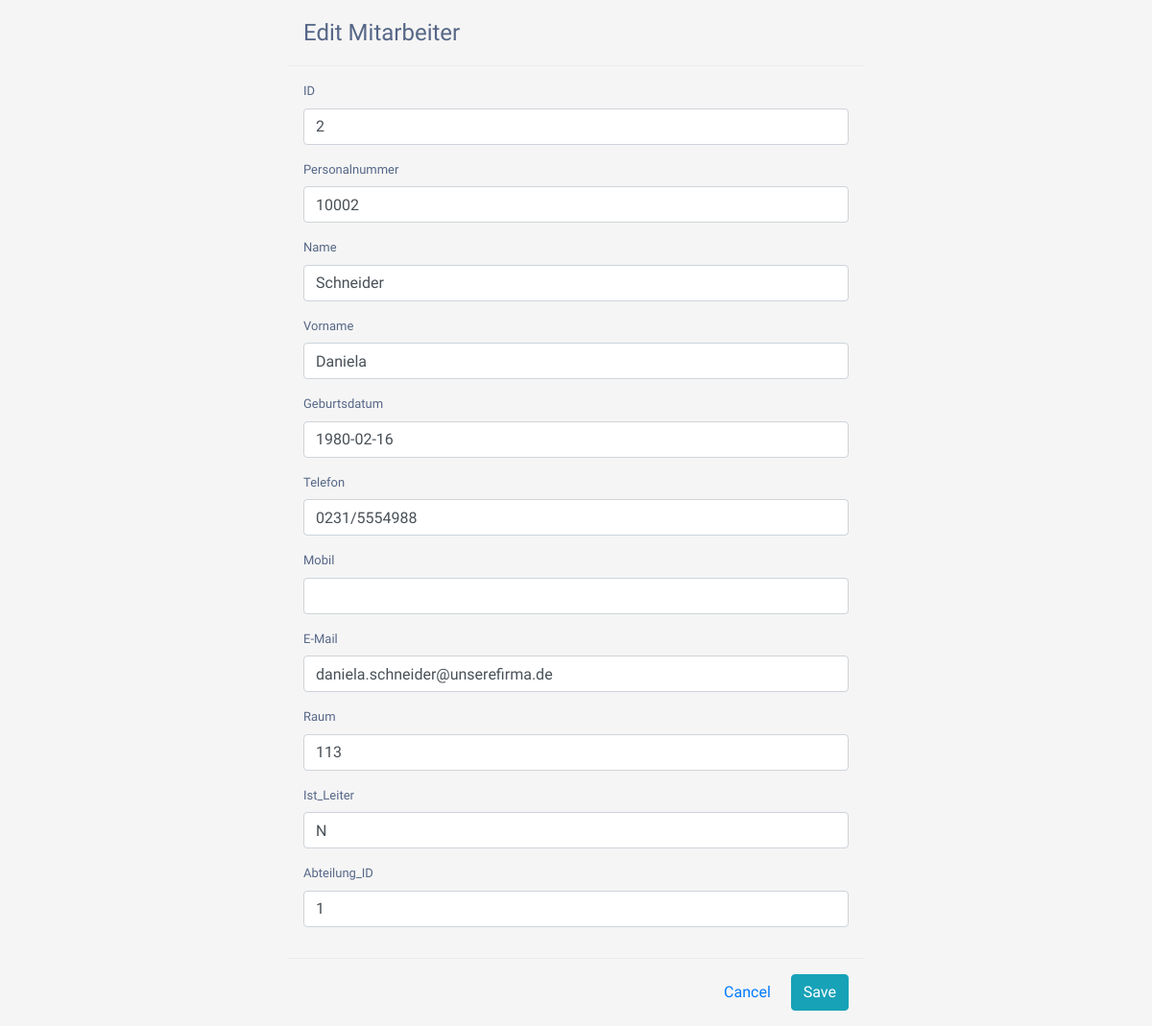
Page /edit.php?id=2&table=Mitarbeiter on the committed database.
### tables this page shows
CREATE TABLE `Mitarbeiter` (
  `ID` int(11) NOT NULL,
  `Personalnummer` varchar(10) NOT NULL,
  `Name` varchar(30) NOT NULL,
  `Vorname` varchar(30) NOT NULL,
  `Geburtsdatum` date NOT NULL,
  `Telefon` varchar(30) DEFAULT NULL,
  `Mobil` varchar(30) DEFAULT NULL,
  `E-Mail` varchar(50) DEFAULT NULL,
  `Raum` varchar(10) DEFAULT NULL,
  `Ist_Leiter` char(1) NOT NULL,
  `Abteilung_ID` int(11) NOT NULL
);

### edit.php (the view, shortened to what this page needs)
<?php
include_once('con.php');
$id = $_GET['id'];
?>
    <div class="container">
        <form method="POST" style="max-width: 600px; margin: 0 auto">
            <div class="modal-header">
                <h4 class="modal-title">Edit <?php echo $currentTable; ?></h4>
            </div>
            <div class="modal-body">
                <?php foreach(query('select * from ' . $currentTable . ' WHERE id = ' . $id) as $key => $row) { ?>
                    <?php foreach($row as $rKey => $rValue) { ?>
                    <div class="form-group">
                            <label><?php echo $rKey; ?></label>
                            <input name="<?php echo $rKey; ?>" type="text" class="form-control" value="<?php echo $rValue; ?>">
                        </div>
                    <?php } ?>
                <?php } ?>
            </div>
            <div class="modal-footer">
                <a type="button" class="btn btn-default" data-dismiss="modal" href="<?php echo $subDirectory . '?table=' . $currentTable; ?>">Cancel</a>
                <input type="submit" class="btn btn-info" value="Save">
            </div>
        </form>
    </div>

### style.css (style rules this page uses)
body { color: #566787; background: #f5f5f5; font-family: 'Varela Round', sans-serif; font-size: 13px; }

### rows in the picture
mitarbeiter: rKey "ID", ID "2", rKey "Personalnummer", Personalnummer "10002", rKey "Name", Name "Schneider", rKey "Vorname", Vorname "Daniela", rKey "Geburtsdatum", Geburtsdatum "1980-02-16", rKey "Telefon", Telefon "0231/5554988", rKey "Mobil", rKey "E-Mail", E-Mail "daniela.schneider@unserefirma.de", rKey "Raum", Raum "113", rKey "Ist_Leiter", Ist_Leiter "N", rKey "Abteilung_ID", Abteilung_ID "1"

### other values in the picture
$currentTable "Mitarbeiter"
